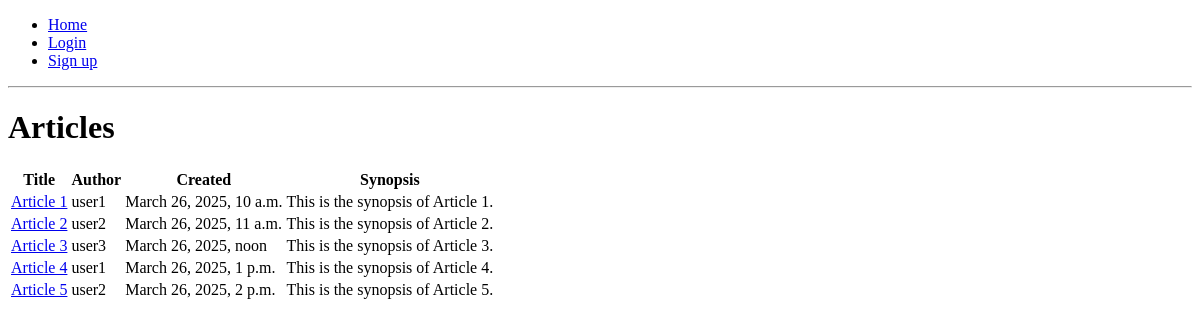
The page /articles/ on the database as committed earlier.
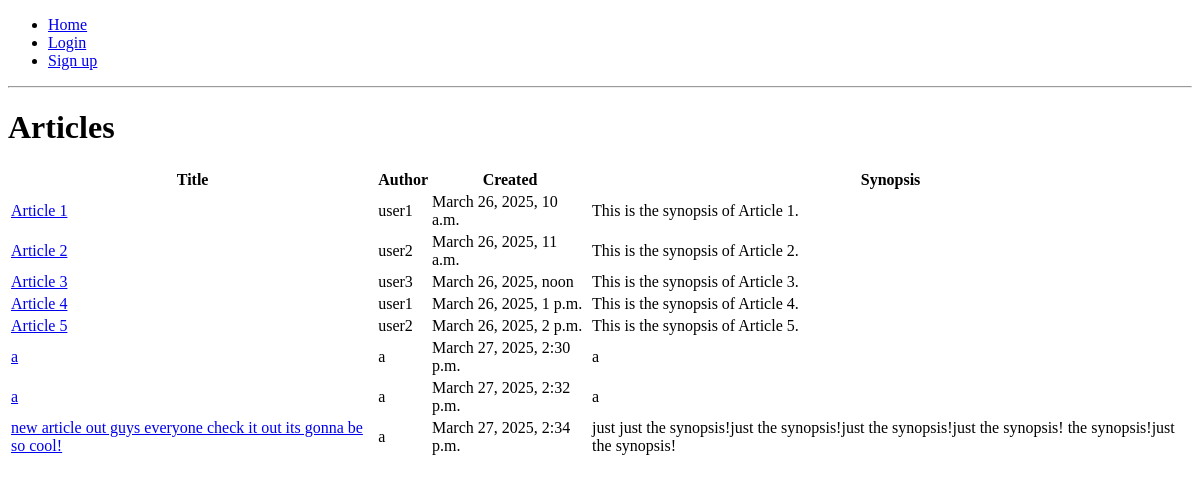
The same page on the database as committed later.
### ex/models.py (models this page shows, shortened)
class Article(models.Model):
	title = models.CharField(max_length=64, null=False)
	author = models.ForeignKey(User, on_delete=models.SET_NULL, null=True, blank=True)
	created = models.DateTimeField(auto_now_add=True, null=False)
	synopsis = models.CharField(max_length=312, null=False)
	content = models.TextField(null=False)

### ex/views.py (the view)
# urls.py: path("articles/", ArticleListView.as_view(), name="articles"),
class ArticleListView(ListView):
	model = Article
	template_name = "articles.html"
	context_object_name = "articles"

### ex/templates/articles.html (shortened to what this page needs)
{% extends "base.html" %}
{% block content %}
<h1>Articles</h1>
<table>
	<thead>
		<tr>
			<th>Title</th>
			<th>Author</th>
			<th>Created</th>
			<th>Synopsis</th>
		</tr>
	</thead>
	<tbody>
		{% for article in articles %}
		<tr>
			<td><a href="{% url 'article_detail' article.pk %}">{{ article.title }}</td>
			<td>{{ article.author.username }}</td>
			<td>{{ article.created }}</td>
			<td>{{ article.synopsis }}</td>
		</tr>
		{% endfor %}
	</tbody>
</table>
{% endblock %}

### ex/templates/base.html (shortened to what this page needs)
<!DOCTYPE html>
<html>
<head>
</head>
<body>
	<nav>
		<ul>
			<li><a href="{% url 'home' %}">Home</a></li>
			{% if user.is_authenticated %}
			<li><a href="{% url 'publications' %}">Publications</a></li>
			<li><a href="{% url 'favourites' %}">Favourites</a></li>
				<li><a href="{% url 'logout' %}">Logout</a></li>
			{% else %}
				<li><a href="{% url 'login' %}">Login</a></li>
				<li><a href="{% url 'register' %}">Sign up</a></li>
			{% endif %}
		</ul>
	</nav>
	<hr>
	<div>
		{% block content %}{% endblock %}
	</div>
</body>
</html>

Rows that differ between the two databases and show on the page:
added Article: title "a", author.username "a", created "March 27, 2025, 2:30 p.m.", synopsis "a"
added Article: title "a", author.username "a", created "March 27, 2025, 2:32 p.m.", synopsis "a"
added Article: title "new article out guys everyone check it out its gonna be so cool!", author.username "a", created "March 27, 2025, 2:34 p.m.", synopsis "just just the synopsis!just the synopsis!just the synopsis!just the synopsis! the synopsis!just the synopsis!"
